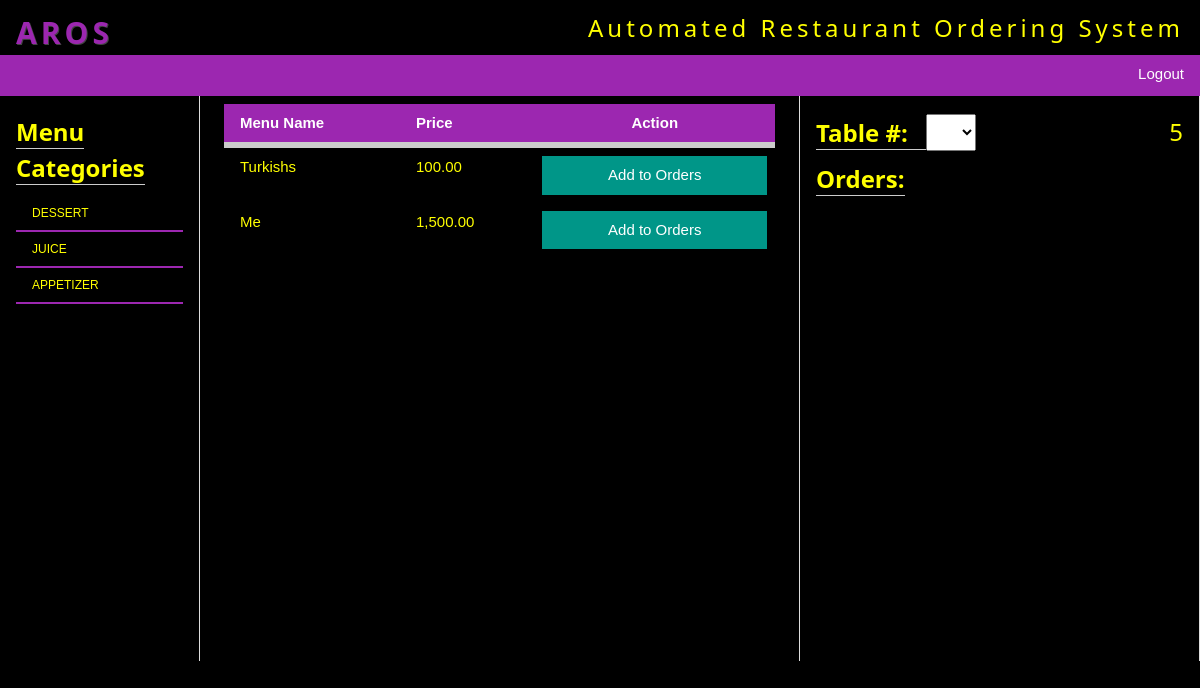
Page /waiter/index.php?cat=1 (signed in) on the committed database.
### tables this page shows
CREATE TABLE `categories` (
  `id` int(3) NOT NULL,
  `category` varchar(255) NOT NULL
);

CREATE TABLE `menu` (
  `id` int(3) NOT NULL,
  `menu` varchar(255) NOT NULL,
  `price` varchar(255) NOT NULL,
  `category` int(3) NOT NULL,
  `image` varchar(255) NOT NULL,
  `availability` int(3) NOT NULL
);

### waiter/index.php (the view, shortened to what this page needs)
<?php
 include "../include/dbconn.php";
?>
<!DOCTYPE html>
<html>
<link rel="stylesheet" href="../css/w3.css">
<link rel="stylesheet" type="text/css" href="../google/fafa.css">
<body onLoad="update();" class="w3-black" style="color:yellow !important;" >
	<div class="w3-row">
		<div class="banner w3-container">
			<div><h2 class="w3-wide" style="margin-bottom:0px;"><strong class="w3-text-purple " style="text-shadow:1px 1px 0 #444">AROS</strong> <small class="w3-right w3-hide-medium w3-hide-small">Automated Restaurant Ordering System</small></h2>
			</div>
		</div>
		<div class="w3-row" id="menu_bar" >
			<div class="w3-row" style=''>
				<div class="w3-bar w3-purple w3-card-2" >
				  <a href="logout.php" class="w3-bar-item w3-button w3-text-white w3-hover-none w3-hover-text-white bar-item w3-hide-small w3-right">Logout</a>
				</div>
			</div>
		</div>
	</div>
	<div class="w3-row">
		<div class="w3-col s2 w3-container w3-padding left_menu_container w3-bar-block w3-hide-small">
			<h3 class="w3-hide-small w3-hide-medium"><strong class="w3-border-bottom">Menu Categories</strong></h3>
			 <div class="w3-block">
				<?php $categories=$mysqli->query("select * from categories");
						  while($cat=mysqli_fetch_assoc($categories)){
						?>
						<a href="?cat=<?php echo $cat['id'];?>" class="w3-bar-item w3-button w3-small"><?php echo $cat['category'];?></a>
						<?php } ?>
			</div>
		</div>
		<div class="w3-half putahe_container w3-padding" id="center_putahe">
			<div class="w3-row-padding">
			<?php if(isset($_GET['cat'])){
				?>
				<table class="w3-table">
					<thead>
						<tr class="w3-bottombar w3-purple">
							<th>Menu Name</th>
							<th>Price</th>
							<th style="text-align:center !important;">Action</th>
						</tr>
					</thead>
					<tbody>
				<?php
			 $menu=$mysqli->query("select * from menu where category='{$_GET['cat']}'");
			 while($list=mysqli_fetch_assoc($menu)){
			    ?>
				<tr>
					<td><?php echo $list['menu']; ?></td>
					<td><?php echo number_format($list['price'],2); ?></td>
					<td>
						<button class="w3-btn w3-teal w3-block add_odrder_btn" id="" onClick="document.getElementById('menu_<?php echo $list['id']; ?>').style.display='block'">Add to Orders</button>
					</td>
				</tr>
			<?php } }?>
					</tbody>
				</table>
			</div>
		</div>
		<div class="w3-col s4 w3-hide-small order_container w3-padding" id="list_of_orders">
        <h3 class="w3-hide-small w3-hide-medium"><strong class="w3-border-bottom">Table #: &nbsp;&nbsp;<select id="table_number" onChange="setTable()"><option></option><?php $table=$mysqli->query("select * from tables"); while($tables=mysqli_fetch_assoc($table)){ ?><option <?php if(isset($_SESSION['table_num'])){if($_SESSION['table_num'] == $tables['tablenumber']) echo "selected"; }?>><?php echo $tables['tablenumber']; ?></option><?php } ?></select></strong><span class="w3-right" id="orderID"><?php if(isset($_SESSION['ORDER_ID']))echo $_SESSION['ORDER_ID']; ?></span></h3>
			<h3 class="w3-hide-small w3-hide-medium"><strong class="w3-border-bottom">Orders:</strong></h3>
		</div>
	</div>
</body>
</html>

### css/w3.css (style rules this page uses)
html { box-sizing:border-box }
*,*:before,*:after { box-sizing:inherit }
html { -ms-text-size-adjust:100%;-webkit-text-size-adjust:100% }
body { margin:0 }
a { background-color:transparent;-webkit-text-decoration-skip:objects }
small { font-size:80% }
button,input,select,textarea { font:inherit;margin:0 }
button,input { overflow:visible }
button,select { text-transform:none }
button,html [type=button],[type=reset],[type=submit] { -webkit-appearance:button }
html,body { font-family:Verdana,sans-serif;font-size:15px;line-height:1.5 }
html { overflow-x:hidden }
h2 { font-size:30px }
h3 { font-size:24px }
h1,h2,h3,h4,h5,h6 { font-family:"Segoe UI",Arial,sans-serif;font-weight:400;margin:10px 0 }
.w3-wide { letter-spacing:4px }
a { color:inherit }
.w3-table,.w3-table-all { border-collapse:collapse;border-spacing:0;width:100%;display:table }
.w3-table td,.w3-table th,.w3-table-all td,.w3-table-all th { padding:8px 8px;display:table-cell;text-align:left;vertical-align:top }
.w3-table th:first-child,.w3-table td:first-child,.w3-table-all th:first-child,.w3-table-all td:first-child { padding-left:16px }
.w3-btn,.w3-button { border:none;display:inline-block;outline:0;padding:8px 16px;vertical-align:middle;overflow:hidden;text-decoration:none;color:inherit;background-color:inherit;text-align:center;cursor:pointer;white-space:nowrap }
.w3-btn,.w3-button { -webkit-touch-callout:none;-webkit-user-select:none;-khtml-user-select:none;-moz-user-select:none;-ms-user-select:none;user-select:none }
.w3-bar { width:100%;overflow:hidden }
.w3-bar .w3-bar-item { padding:8px 16px;float:left;width:auto;border:none;outline:none;display:block }
.w3-bar .w3-button { white-space:normal }
.w3-bar-block .w3-bar-item { width:100%;display:block;padding:8px 16px;text-align:left;border:none;outline:none;white-space:normal;float:none }
.w3-block { display:block;width:100% }
.w3-container:after,.w3-container:before,.w3-panel:after,.w3-panel:before,.w3-row:after,.w3-row:before,.w3-row-padding:after,.w3-row-padding:before, .w3-cell-row:before,.w3-cell-row:after,.w3-clear:after,.w3-clear:before,.w3-bar:before,.w3-bar:after { content:"";display:table;clear:both }
.w3-col,.w3-half,.w3-third,.w3-twothird,.w3-threequarter,.w3-quarter { float:left;width:100% }
.w3-col.s2 { width:16.66666% }
.w3-col.s4 { width:33.33333% }
@media (min-width:601px) { .w3-col.m3,.w3-quarter { width:24.99999% } }
@media (min-width:601px) { .w3-col.m6,.w3-half { width:49.99999% } }
.w3-rest { overflow:hidden }
.w3-row-padding,.w3-row-padding>.w3-half,.w3-row-padding>.w3-third,.w3-row-padding>.w3-twothird,.w3-row-padding>.w3-threequarter,.w3-row-padding>.w3-quarter,.w3-row-padding>.w3-col { padding:0 8px }
.w3-container,.w3-panel { padding:0.01em 16px }
.w3-card,.w3-card-2 { box-shadow:0 2px 5px 0 rgba(0,0,0,0.16),0 2px 10px 0 rgba(0,0,0,0.12) }
.w3-small { font-size:12px!important }
.w3-border-bottom { border-bottom:1px solid #ccc!important }
.w3-bottombar { border-bottom:6px solid #ccc!important }
.w3-padding { padding:8px 16px!important }
.w3-right { float:right!important }
.w3-purple,.w3-hover-purple:hover { color:#fff!important;background-color:#9c27b0!important }
.w3-teal,.w3-hover-teal:hover { color:#fff!important;background-color:#009688!important }
.w3-black,.w3-hover-black:hover { color:#fff!important;background-color:#000!important }
.w3-text-white,.w3-hover-text-white:hover { color:#fff!important }
.w3-text-purple { color:#9c27b0!important }

### waiter/index.php (style rules this page uses)
.w3-bar-item { border-bottom:2px solid #9c27b0 !important; }
@media screen and (min-width: 1025px) { .left_menu_container, .putahe_container, .order_container { border-right:1px solid #ddd; max-height:565px; min-height:565px; overflow-y:auto; } }
body { height: 100vh !important; }

### rows in the picture
categories: category "DESSERT"
categories: category "JUICE"
categories: category "APPETIZER"
menu: menu "Turkishs", price "100.00"
menu: menu "Me", price "1,500.00"

### other values in the picture
$_SESSION['ORDER_ID'] "5"
